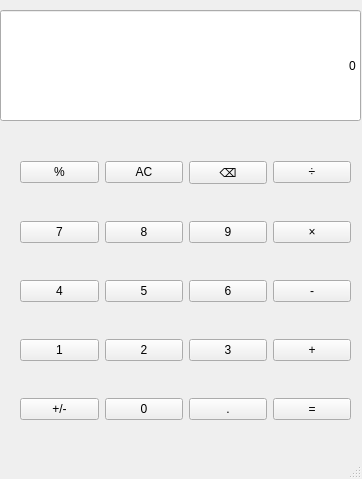
<?xml version="1.0" encoding="UTF-8"?>
<ui version="4.0">
 <class>MainWindow</class>
 <widget class="QMainWindow" name="MainWindow">
  <property name="geometry">
   <rect>
    <x>0</x>
    <y>0</y>
    <width>362</width>
    <height>479</height>
   </rect>
  </property>
  <property name="sizePolicy">
   <sizepolicy hsizetype="Expanding" vsizetype="Expanding">
    <horstretch>5</horstretch>
    <verstretch>0</verstretch>
   </sizepolicy>
  </property>
  <property name="windowTitle">
   <string>Calculator</string>
  </property>
  <property name="styleSheet">
   <string notr="true"/>
  </property>
  <widget class="QWidget" name="centralwidget">
   <widget class="QWidget" name="gridLayoutWidget">
    <property name="geometry">
     <rect>
      <x>20</x>
      <y>130</y>
      <width>331</width>
      <height>321</height>
     </rect>
    </property>
    <property name="styleSheet">
     <string/>
    </property>
    <property name="locale">
     <locale language="Russian" country="Kyrgyzstan"/>
    </property>
    <layout class="QGridLayout" name="gridLayout">
     <property name="sizeConstraint">
      <enum>QLayout::SetNoConstraint</enum>
     </property>
     <item row="1" column="0">
      <widget class="QPushButton" name="sevenButton">
       <property name="styleSheet">
        <string notr="true"/>
       </property>
       <property name="locale">
        <locale language="Russian" country="Kyrgyzstan"/>
       </property>
       <property name="text">
        <string>7</string>
       </property>
      </widget>
     </item>
     <item row="1" column="2">
      <widget class="QPushButton" name="nineButton">
       <property name="styleSheet">
        <string notr="true"/>
       </property>
       <property name="locale">
        <locale language="Russian" country="Kyrgyzstan"/>
       </property>
       <property name="text">
        <string>9</string>
       </property>
      </widget>
     </item>
     <item row="0" column="1">
      <widget class="QPushButton" name="clearButton">
       <property name="styleSheet">
        <string notr="true"/>
       </property>
       <property name="text">
        <string>AC</string>
       </property>
      </widget>
     </item>
     <item row="1" column="1">
      <widget class="QPushButton" name="eightButton">
       <property name="styleSheet">
        <string notr="true"/>
       </property>
       <property name="locale">
        <locale language="Russian" country="Kyrgyzstan"/>
       </property>
       <property name="text">
        <string>8</string>
       </property>
      </widget>
     </item>
     <item row="4" column="2">
      <widget class="QPushButton" name="decimalButton">
       <property name="styleSheet">
        <string notr="true"/>
       </property>
       <property name="locale">
        <locale language="Russian" country="Kyrgyzstan"/>
       </property>
       <property name="text">
        <string>.</string>
       </property>
      </widget>
     </item>
     <item row="0" column="3">
      <widget class="QPushButton" name="divideButton">
       <property name="styleSheet">
        <string notr="true"/>
       </property>
       <property name="text">
        <string>÷</string>
       </property>
      </widget>
     </item>
     <item row="2" column="0">
      <widget class="QPushButton" name="fourButton">
       <property name="styleSheet">
        <string notr="true"/>
       </property>
       <property name="locale">
        <locale language="Russian" country="Kyrgyzstan"/>
       </property>
       <property name="text">
        <string>4</string>
       </property>
      </widget>
     </item>
     <item row="2" column="1">
      <widget class="QPushButton" name="fiveButton">
       <property name="styleSheet">
        <string notr="true"/>
       </property>
       <property name="locale">
        <locale language="Russian" country="Kyrgyzstan"/>
       </property>
       <property name="text">
        <string>5</string>
       </property>
      </widget>
     </item>
     <item row="4" column="1">
      <widget class="QPushButton" name="zeroButton">
       <property name="styleSheet">
        <string notr="true"/>
       </property>
       <property name="locale">
        <locale language="Russian" country="Kyrgyzstan"/>
       </property>
       <property name="text">
        <string>0</string>
       </property>
      </widget>
     </item>
     <item row="3" column="0">
      <widget class="QPushButton" name="oneButton">
       <property name="styleSheet">
        <string notr="true"/>
       </property>
       <property name="locale">
        <locale language="Russian" country="Kyrgyzstan"/>
       </property>
       <property name="text">
        <string>1</string>
       </property>
      </widget>
     </item>
     <item row="2" column="2">
      <widget class="QPushButton" name="sixButton">
       <property name="styleSheet">
        <string notr="true"/>
       </property>
       <property name="locale">
        <locale language="Russian" country="Kyrgyzstan"/>
       </property>
       <property name="text">
        <string>6</string>
       </property>
      </widget>
     </item>
     <item row="3" column="3">
      <widget class="QPushButton" name="plusButton">
       <property name="styleSheet">
        <string notr="true"/>
       </property>
       <property name="locale">
        <locale language="Russian" country="Kyrgyzstan"/>
       </property>
       <property name="text">
        <string>+</string>
       </property>
      </widget>
     </item>
     <item row="0" column="0">
      <widget class="QPushButton" name="percentButton">
       <property name="styleSheet">
        <string notr="true"/>
       </property>
       <property name="text">
        <string>%</string>
       </property>
      </widget>
     </item>
     <item row="3" column="2">
      <widget class="QPushButton" name="threeButton">
       <property name="styleSheet">
        <string notr="true"/>
       </property>
       <property name="locale">
        <locale language="Russian" country="Kyrgyzstan"/>
       </property>
       <property name="text">
        <string>3</string>
       </property>
      </widget>
     </item>
     <item row="4" column="3">
      <widget class="QPushButton" name="equalButton">
       <property name="styleSheet">
        <string notr="true"/>
       </property>
       <property name="locale">
        <locale language="Russian" country="Kyrgyzstan"/>
       </property>
       <property name="text">
        <string>=</string>
       </property>
      </widget>
     </item>
     <item row="3" column="1">
      <widget class="QPushButton" name="twoButton">
       <property name="styleSheet">
        <string notr="true"/>
       </property>
       <property name="locale">
        <locale language="Russian" country="Kyrgyzstan"/>
       </property>
       <property name="text">
        <string>2</string>
       </property>
      </widget>
     </item>
     <item row="0" column="2">
      <widget class="QPushButton" name="delButton">
       <property name="styleSheet">
        <string notr="true"/>
       </property>
       <property name="text">
        <string>⌫</string>
       </property>
      </widget>
     </item>
     <item row="2" column="3">
      <widget class="QPushButton" name="minusButton">
       <property name="styleSheet">
        <string notr="true"/>
       </property>
       <property name="locale">
        <locale language="Russian" country="Kyrgyzstan"/>
       </property>
       <property name="text">
        <string>-</string>
       </property>
      </widget>
     </item>
     <item row="1" column="3">
      <widget class="QPushButton" name="multiplyButton">
       <property name="styleSheet">
        <string notr="true"/>
       </property>
       <property name="locale">
        <locale language="Russian" country="Kyrgyzstan"/>
       </property>
       <property name="text">
        <string>×</string>
       </property>
      </widget>
     </item>
     <item row="4" column="0">
      <widget class="QPushButton" name="plusminusButton">
       <property name="styleSheet">
        <string notr="true"/>
       </property>
       <property name="locale">
        <locale language="Russian" country="Kyrgyzstan"/>
       </property>
       <property name="text">
        <string>+/-</string>
       </property>
      </widget>
     </item>
    </layout>
   </widget>
   <widget class="QLineEdit" name="outputLineEdit">
    <property name="geometry">
     <rect>
      <x>0</x>
      <y>10</y>
      <width>361</width>
      <height>111</height>
     </rect>
    </property>
    <property name="text">
     <string>0</string>
    </property>
    <property name="alignment">
     <set>Qt::AlignRight|Qt::AlignTrailing|Qt::AlignVCenter</set>
    </property>
   </widget>
  </widget>
  <widget class="QMenuBar" name="menubar">
   <property name="geometry">
    <rect>
     <x>0</x>
     <y>0</y>
     <width>362</width>
     <height>22</height>
    </rect>
   </property>
  </widget>
  <widget class="QStatusBar" name="statusbar"/>
 </widget>
 <resources/>
 <connections/>
</ui>
